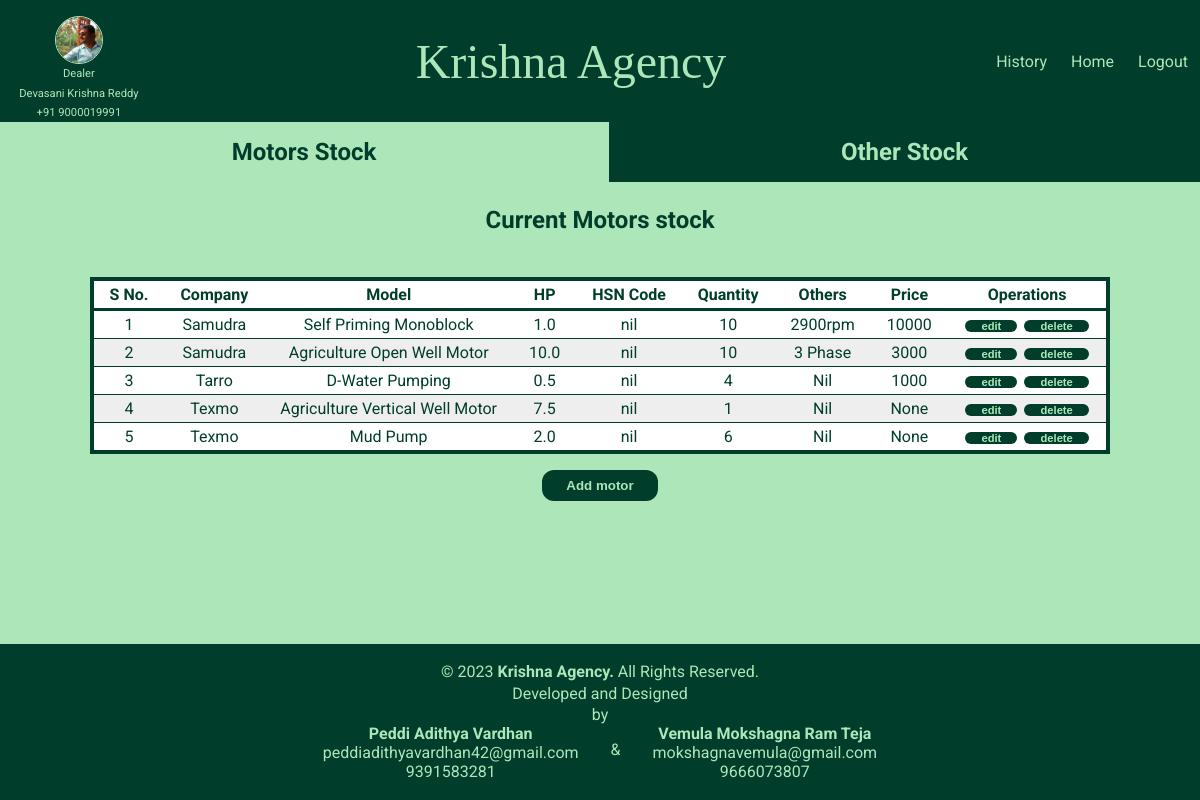
Page /stock_page/ (signed in) on the earlier database version.
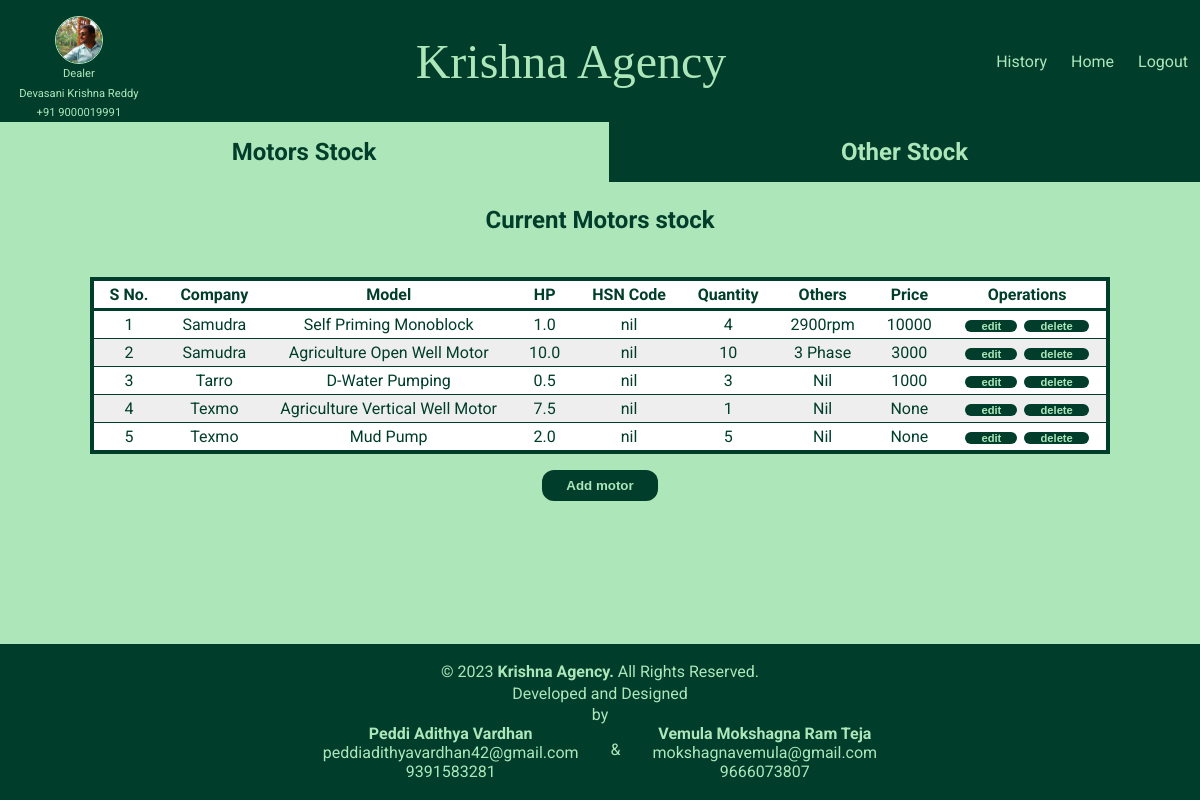
Same page on the later database version.
### stock/models.py (models this page shows, shortened)
class motor_products(models.Model):
    company=models.CharField(max_length=50)
    model_name=models.CharField(max_length=100)
    hp=models.DecimalField(max_digits=3, decimal_places=1)
    others=models.CharField(max_length=100)
    quantity=models.IntegerField()
    hsncode=models.CharField(max_length=50)
    price=models.IntegerField(null=True)

### stock/views.py (the view)
# urls.py: path("stock_page/", views.stock_page, name='stockpage'),
@login_required(login_url='loginpage')
def stock_page(request):
    present_stock=motor_products.objects.all().order_by("company")
    other_stock=other_products.objects.all().order_by("item_name")
    return render(request, "stock/stock.html",{
        "present_stock":present_stock,
        "other_stock":other_stock
    })

### stock/templates/stock/stock.html (shortened to what this page needs)
{% extends 'stock_base.html' %}
{% load static %}
{% block page_css %}
    <link rel="stylesheet" href="{% static "stock/stock.css" %}">
{% endblock page_css %}
{% block page_body %}
<main>
    <div class="options">
        <div class="op current" id="op1"><span class="unline">Motors Stock</span></div>
        <div class="op" id="op2"><span class="unline">Other Stock</span></div>
    </div>
    <form>
        <div id="motors">
            <h3>Current Motors stock</h3>
            <br>
            <table>
                <thead>
                    <tr>
                        <th>S No. </th>
                        <th>Company</th>
                        <th>Model</th>
                        <th>HP</th>
                        <th>HSN Code</th>
                        <th>Quantity</th>
                        <th>Others</th>
                        <th>Price</th>
                        <th>Operations</th>
                    </tr>
                </thead>
                <tbody>
                    {% for fields in present_stock %}
                    <tr>
                        <td>{{ forloop.counter }}</td>
                        <td>{{fields.company | title}}</td>
                        <td>{{fields.model_name | title}}</td>
                        <td>{{fields.hp}}</td>
                        <td>{{fields.hsncode}}</td>
                        <td>{{fields.quantity}}</td>
                        <td>{{fields.others | title }}</td>
                        <td>{{fields.price}}</td>
                        <td><button class="operations"><a href={% url 'editmotor' fields.id %}>edit</a></button>
                            <button class="operations"><a href={% url 'delete-motor' fields.id %}>delete</a></button>
                        </td>
                    </tr>
                    {% endfor %}
                </tbody>
            </table>
            <button class="abut">
                <a href={% url 'motorsentrypage' %}>
                    Add motor
            </button>
        </div>
    </form>
</main>
{% endblock page_body %}

Differences in the rows shown:
changed motor_products "Self Priming Monoblock": quantity "10" → "4"
changed motor_products "Tarro": quantity "4" → "3"
changed motor_products "Mud Pump": quantity "6" → "5"
